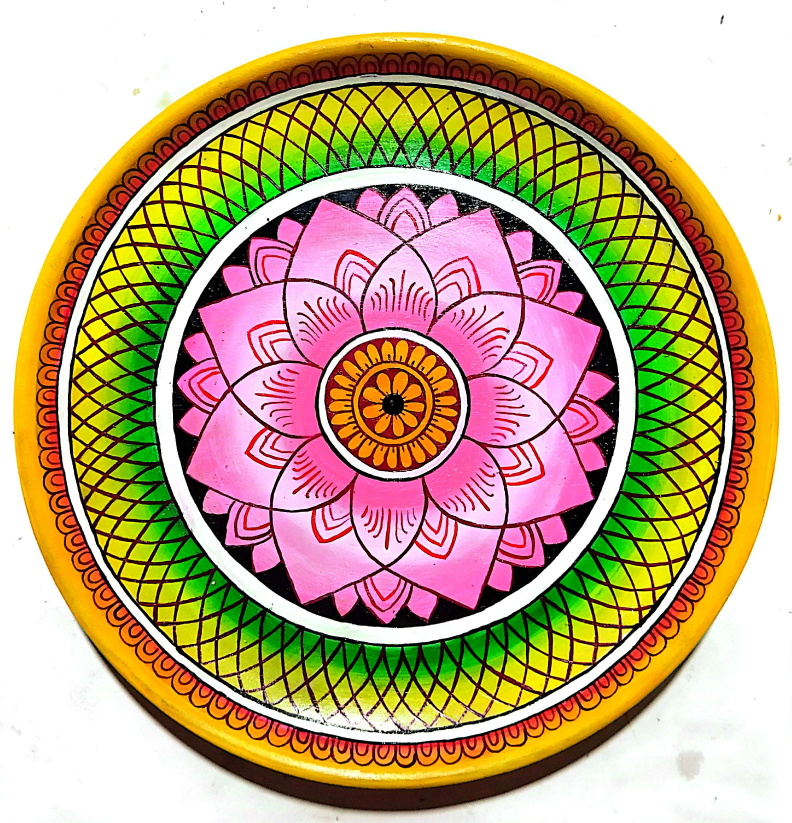
#> input picture assets/plates/plate1.jpg, 2376 x 2468 px, given in place of image24.jpg, which was not available (shown at 1/3 size)
$ python patch_hands_keep_bg.py
#> lines starting #> are read from the running program, lines starting #| are printed output that depends on the picture; pictures that were not available may be replaced by others from this repository, and a replacement may not be noted
from PIL import Image, ImageDraw, ImageFilter

# 1. Earthy Spiral Clay Plate (plate11)
src_11 = 'c:/Users/Chami/Downloads/Malika/Photos/extracted_mahogany/word/media/image24.jpg'
dest_11 = 'c:/Users/Chami/Downloads/Malika/assets/plates/plate11.jpg'
brain_11 = 'C:/Users/Chami/.gemini/antigravity/brain/fc73a3f8-f23c-43b9-bbe5-2bc9e6bee1c5/plate11.jpg'

with Image.open(src_11) as img:
#> img is the input picture: PIL image 2376x2468 RGB; mean R, G, B 191.3, 168, 130
    img = img.convert('RGB')
    w, h = img.size
#> w = 2376; h = 2468
    # Plate circle: center (480, 520), radius 420
    xc, yc, r = 480, 520, 415

    # Create mask for plate
    pixels = img.load()
    for y in range(h):
        for x in range(w):
            dist_sq = (x - xc)**2 + (y - yc)**2
            if dist_sq > r**2:
                # If in the bottom hand region (y > 900)
                if y > 890:
                    # Sample background from top-left or top-right background at same relative angle
                    # Or reflect from top background
                    sample_y = max(0, 2 * yc - y)
                    pixels[x, y] = pixels[x, min(sample_y, h-1)]
    img.save(dest_11, 'JPEG', quality=95)
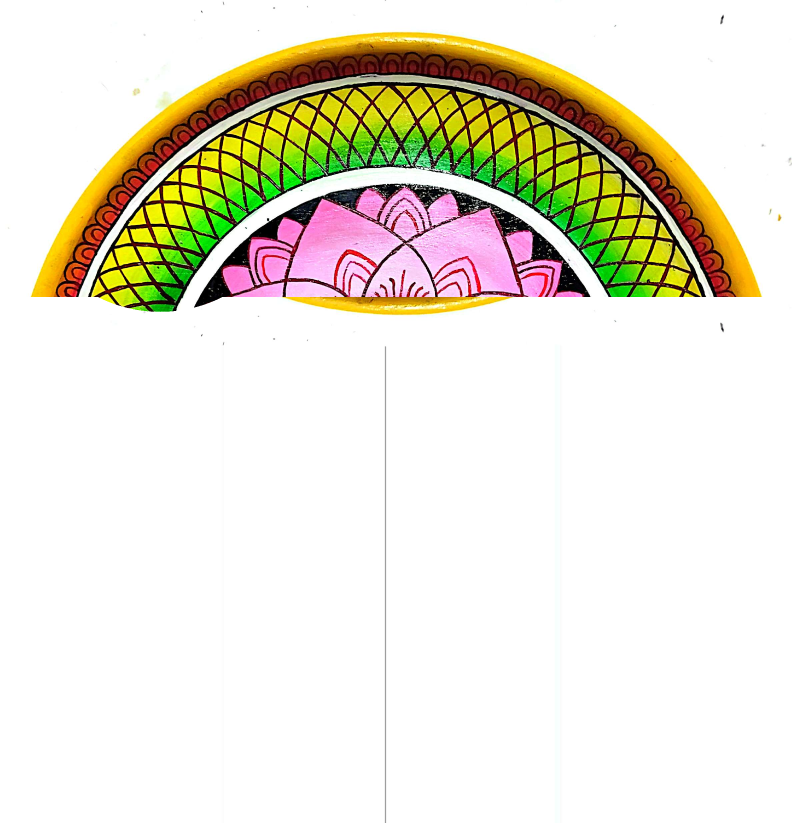
#> saved as plate11.jpg: PIL image 2376x2468 RGB (shown at 1/3 size); mean R, G, B 233.5, 229.5, 213.5
    img.save(brain_11, 'JPEG', quality=95)
    print("plate11 hand removed successfully keeping background!")

# 2. Golden Swirls Plate (plate12)
src_12 = 'c:/Users/Chami/Downloads/Malika/Photos/extracted_mahogany/word/media/image25.jpg'
dest_12 = 'c:/Users/Chami/Downloads/Malika/assets/plates/plate12.jpg'
brain_12 = 'C:/Users/Chami/.gemini/antigravity/brain/fc73a3f8-f23c-43b9-bbe5-2bc9e6bee1c5/plate12.jpg'

with Image.open(src_12) as img:
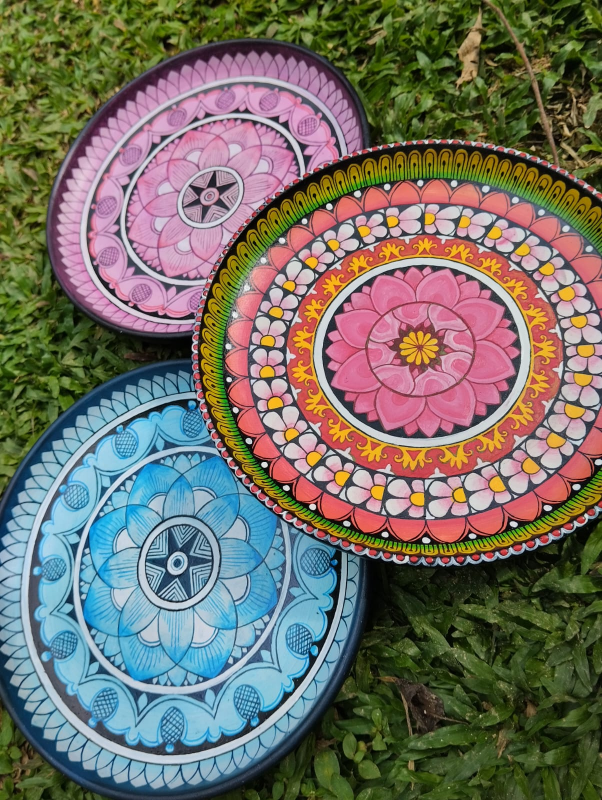
#> input picture assets/plates/plate10.jpg, 1204 x 1600 px, given in place of image25.jpg, which was not available (shown at 1/2 size)
#> img is the input picture: PIL image 1204x1600 RGB; mean R, G, B 115.1, 112.2, 101.7
    img = img.convert('RGB')
    w, h = img.size
#> w = 1204; h = 1600
    # Plate circle: center (800, 600), radius 530
    xc, yc, r = 800, 600, 530
    pixels = img.load()
    for y in range(h):
        for x in range(w):
            dist_sq = (x - xc)**2 + (y - yc)**2
            if dist_sq > r**2:
                # Hand is at bottom right (x > 900, y > 950)
                if x > 850 and y > 950:
                    sample_x = max(0, 2 * xc - x)
                    pixels[x, y] = pixels[sample_x, y]
    img.save(dest_12, 'JPEG', quality=95)
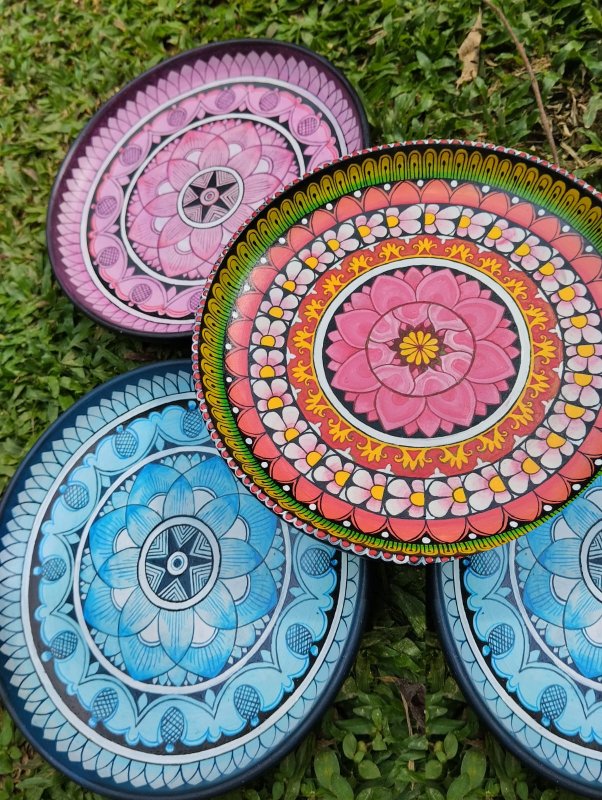
#> saved as plate12.jpg: PIL image 1204x1600 RGB (shown at 1/2 size); mean R, G, B 118.2, 118.1, 112.2
    img.save(brain_12, 'JPEG', quality=95)
    print("plate12 hand removed successfully keeping background!")

# 3. Traditional Art Mandala
src_trad = 'C:/Users/Chami/.gemini/antigravity/brain/fc73a3f8-f23c-43b9-bbe5-2bc9e6bee1c5/media__1784570716241.jpg'
dest_trad = 'c:/Users/Chami/Downloads/Malika/assets/plates/traditional_art_mandala.jpg'
brain_trad = 'C:/Users/Chami/.gemini/antigravity/brain/fc73a3f8-f23c-43b9-bbe5-2bc9e6bee1c5/traditional_art_mandala.jpg'

with Image.open(src_trad) as img:
    img = img.convert('RGB')
    w, h = img.size
    xc, yc, r = 366, 480, 360
    pixels = img.load()
    for y in range(h):
        for x in range(w):
            dist_sq = (x - xc)**2 + (y - yc)**2
            if dist_sq > r**2:
                if y > 750:
                    sample_y = max(0, 2 * yc - y)
                    pixels[x, y] = pixels[x, sample_y]
    img.save(dest_trad, 'JPEG', quality=95)
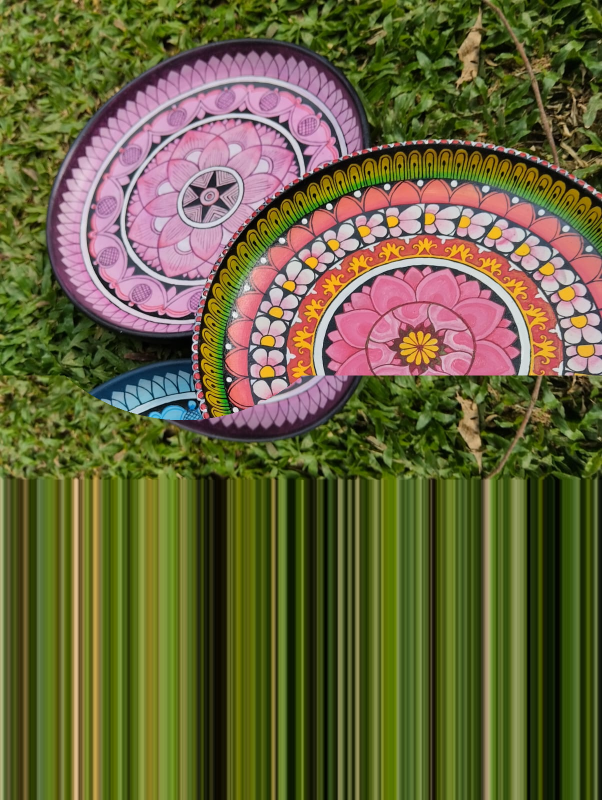
#> saved as traditional_art_mandala.jpg: PIL image 1204x1600 RGB (shown at 1/2 size); mean R, G, B 103.9, 99.7, 60.1
    img.save(brain_trad, 'JPEG', quality=95)
    print("traditional_art_mandala hand removed successfully keeping background!")

# 4. Size 24 inch Lotus Flower Mandala
src_lotus = 'C:/Users/Chami/.gemini/antigravity/brain/fc73a3f8-f23c-43b9-bbe5-2bc9e6bee1c5/media__1784570136241.jpg'
dest_lotus = 'c:/Users/Chami/Downloads/Malika/assets/plates/lotus_mandala_24inch.jpg'
brain_lotus = 'C:/Users/Chami/.gemini/antigravity/brain/fc73a3f8-f23c-43b9-bbe5-2bc9e6bee1c5/lotus_mandala_24inch.jpg'

#> (the run stopped early here; a loop or call above may not have finished)
